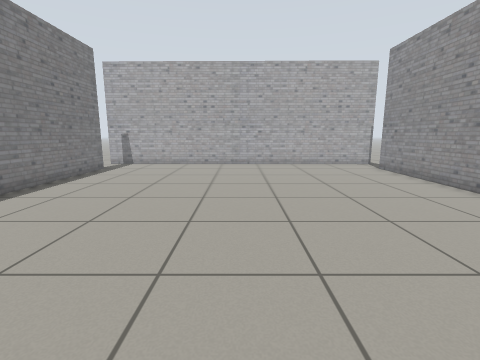
View 1 (above)

12 first-person views from a walk through a Gazebo world. The camera is 0.86 m above the floor, tilts 10° down and sees 85° across. The floor is counted in squares, 0.5 m on a side. Each view is taken from the middle of a square. On the plan, view 1 faces up. The plan holds only what a view shows up to about 14 squares ahead; the rest is blank. Robots are left out.

View 2
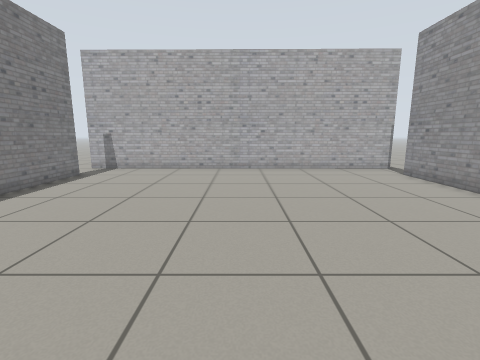

View 3
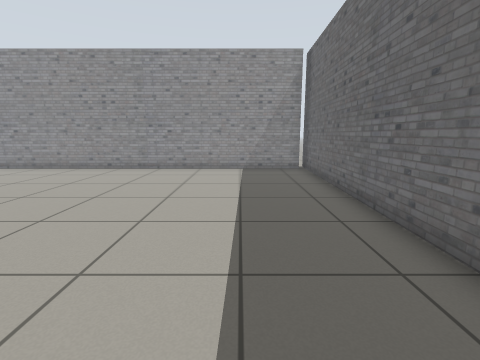

View 4
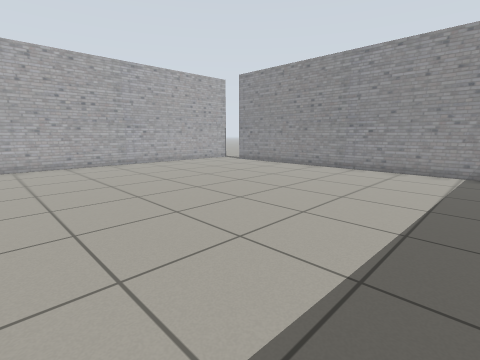

View 5
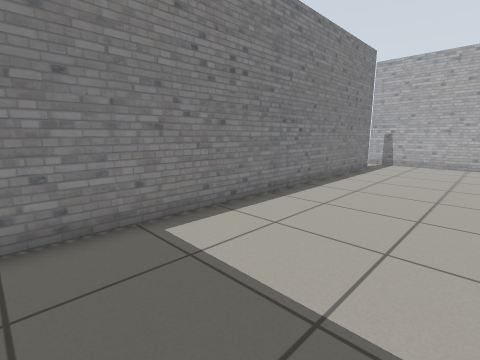

View 6
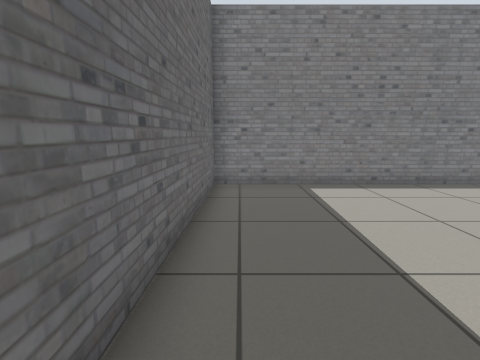

View 7
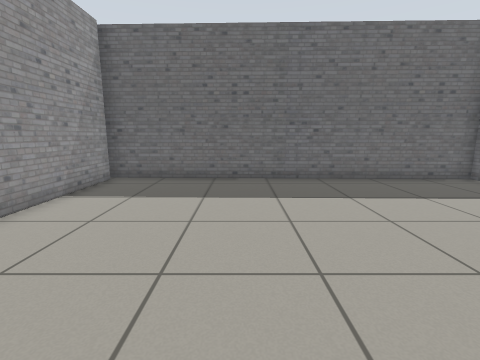

View 8
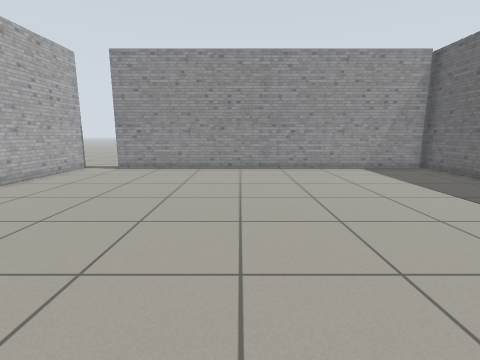

View 9
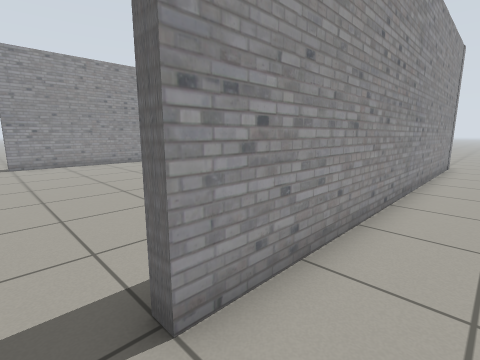

View 10
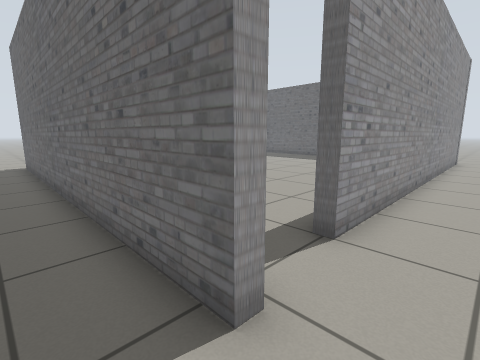

View 11
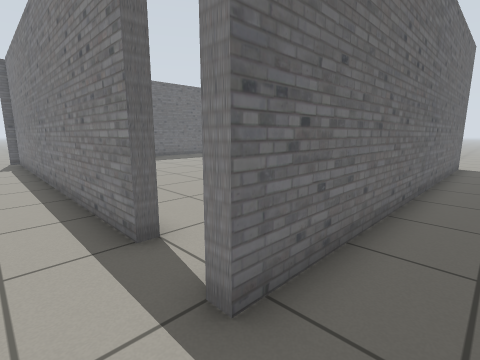

View 12
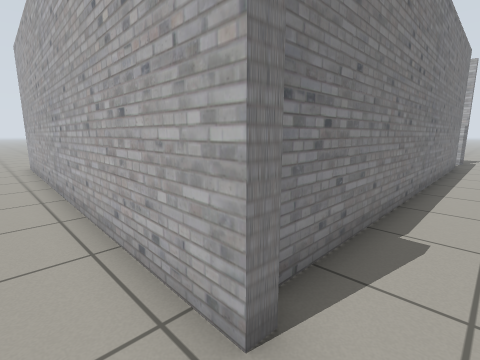

### Floor plan
Points are (right, up) in squares from view 1. A wall is a line through its corners. A room is listed if a view was taken in it or the views show most of it. See-through windows are left out.
Room 1 (views 1, 2, 3, 4, 5, 6, 7, 8)
walls: (-6.8, 13) (-6.8, -1.9) (7.8, -2.3); (6.4, 15) (-6.5, 15.2); (7, -2) (7, 13)
ways out: opening at (-7, 14) to room 2; opening at (7, 14) to room 2
Room 2 (views 9, 12)
walls: (7.8, -2.3) (7.8, -2.7) (-7.2, -2.3) (-7.2, 13) (-6.8, 13); (7, 13) (7.4, 13) (7.4, -1.9); (-6.5, 15.2) (-7.5, 15.2); (7.4, 15) (6.4, 15)
ways out: opening at (-7, 14) to room 1; opening at (7, 14) to room 1; opening at (-8.5, 15) to room 3; opening at (8.5, 15) to room 3
Room 3 (views 10, 11)
walls: (-7.5, 15.2) (-7.5, 15.6) (7.4, 15.4) (7.4, 15)
ways out: opening at (-8.5, 15) to room 2; opening at (8.5, 15) to room 2

Where each view was taken, in squares from view 1:
view 1: 0 up, 0 right, facing up
view 2: 2 up, 0 right, facing up
view 3: 1 up, 6 left, facing right
view 4: 0 up, 6 left, facing up-right
view 5: 1 down, 2 left, facing up-left
view 6: 1 down, 2 right, facing left
view 7: 8 up, 2 right, facing down
view 8: 7 up, 6 left, facing right
view 9: 14 up, 9 left, facing down-right
view 10: 17 up, 9 left, facing down-right
view 11: 17 up, 9 right, facing down-left
view 12: 4 down, 9 right, facing up-left
